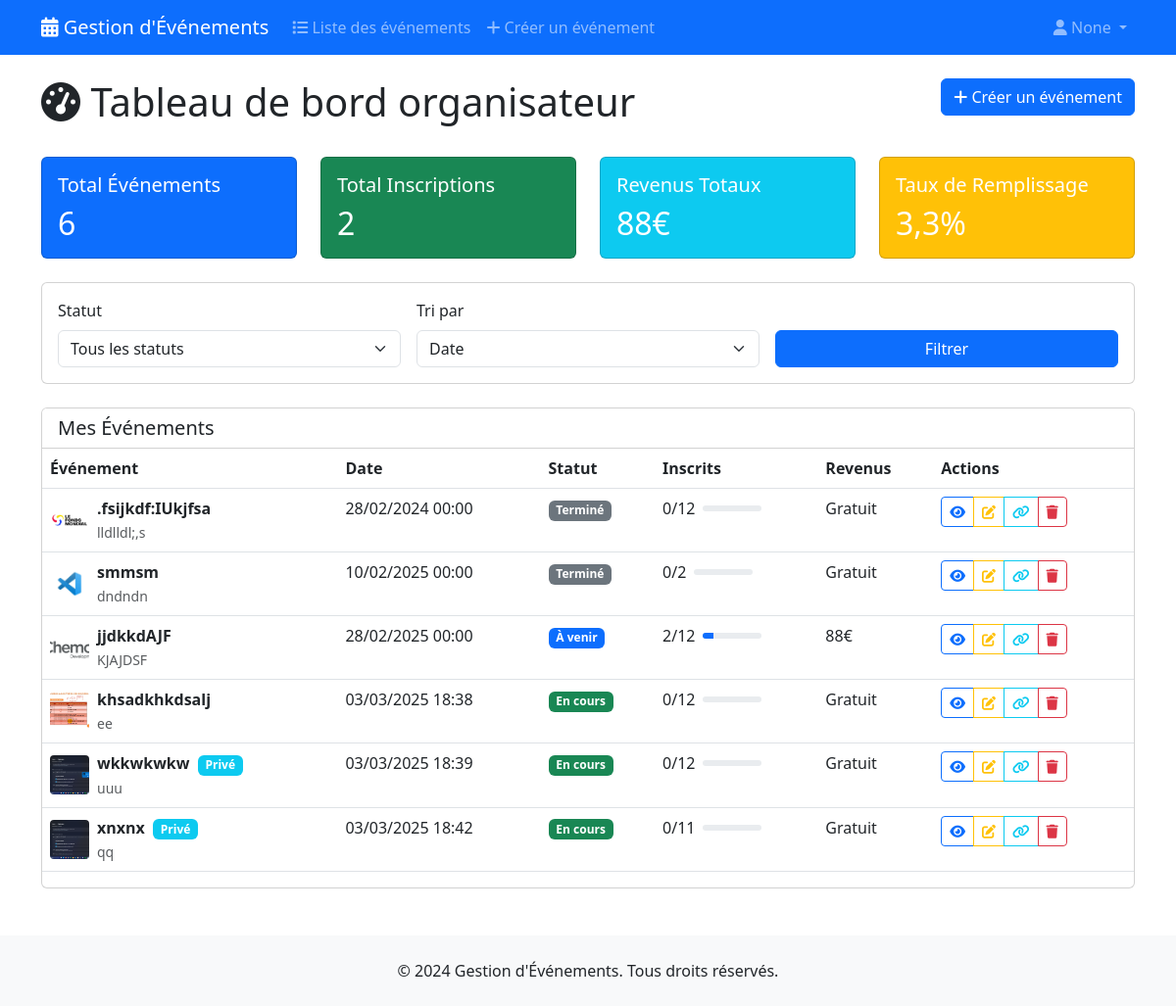
Before: /event/dashboard/ (signed in) with the older database file.
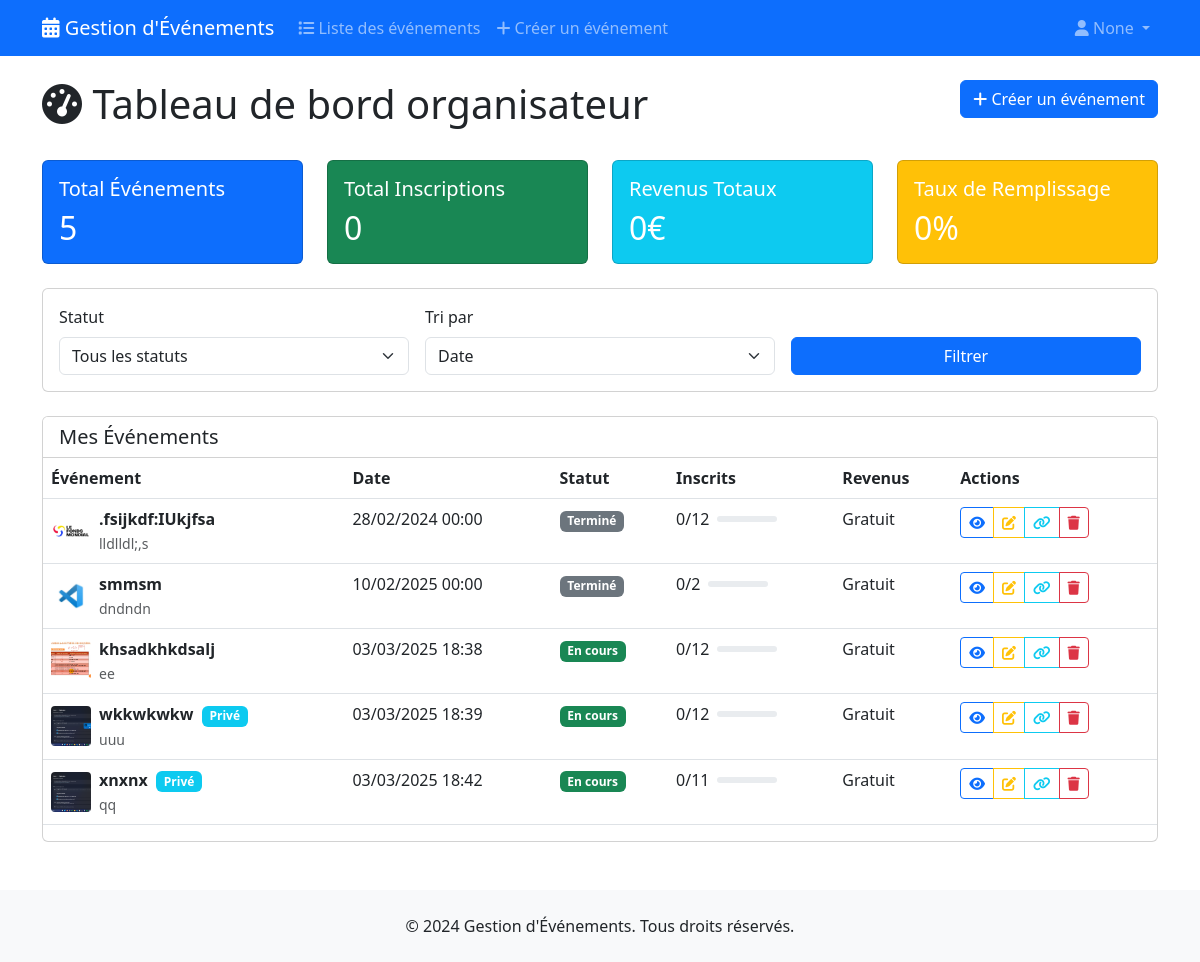
After: the same page with the newer database file.
### event/models.py (models this page shows, shortened)
class Event(models.Model):
    title = models.CharField(max_length=255)
    description = models.TextField()
    image = models.ImageField(upload_to='event_images/', blank=True, null=True)
    location = models.CharField(max_length=255)
    start_date = models.DateTimeField()
    end_date = models.DateTimeField()
    capacity = models.PositiveIntegerField()
    price = models.DecimalField(max_digits=10, decimal_places=2, blank=True, null=True)
    organizer = models.ForeignKey(User, on_delete=models.CASCADE, related_name='events')
    is_public = models.BooleanField(default=True)
    category = models.ForeignKey('Category', on_delete=models.SET_NULL, null=True, related_name='events', blank=True)
    private_key = models.UUIDField(default=uuid.uuid4, editable=False, unique=True)
    def is_expired(self):
        return timezone.now() > self.end_date

### event/views.py (the view)
# urls.py: path('dashboard/', views.OrganizerDashboardView.as_view(), name='organizer_dashboard'),
class OrganizerDashboardView(LoginRequiredMixin, UserPassesTestMixin, TemplateView):
    template_name = 'event/organizer_dashboard.html'
    def test_func(self):
        return self.request.user.is_organisateur
    def get_context_data(self, **kwargs):
        context = super().get_context_data(**kwargs)
        user = self.request.user
        status = self.request.GET.get('status', '')
        sort = self.request.GET.get('sort', 'date')
        events = Event.objects.filter(organizer=user).annotate(
            total_tickets=Count('ticket'),
            total_revenue=Sum('ticket__event__price', filter=Q(ticket__is_paid=True))
        )
        now = timezone.now()
        if status == 'upcoming':
            events = events.filter(start_date__gt=now)
        elif status == 'ongoing':
            events = events.filter(start_date__lte=now, end_date__gte=now)
        elif status == 'past':
            events = events.filter(end_date__lt=now)
        if sort == 'date':
            events = events.order_by('start_date')
        elif sort == 'participants':
            events = events.order_by('-total_tickets')
        elif sort == 'revenue':
            events = events.order_by('-total_revenue')
        paginator = Paginator(events, 10)
        page = self.request.GET.get('page')
        events_page = paginator.get_page(page)
        total_events = events.count()
        total_registrations = events.aggregate(total=Sum('total_tickets'))['total'] or 0
        total_revenue = events.aggregate(total=Sum('total_revenue'))['total'] or 0
        total_capacity = events.aggregate(total=Sum('capacity'))['total'] or 1  # Éviter division par zéro
        occupancy_rate = round((total_registrations / total_capacity) * 100, 1)
        context.update({
            'events': events_page,
            'total_events': total_events,
            'total_registrations': total_registrations,
            'total_revenue': total_revenue,
            'occupancy_rate': occupancy_rate,
            'status': status,
            'sort': sort,
            'now': now,
        })
        return context

### users/models.py (called while the page is built)
    @property
    def is_organisateur(self):
        return self.role == 'organisateur'

### event/templates/event/organizer_dashboard.html (shortened to what the changed rows need)
{% extends 'base.html' %}
{% block content %}
<div class="container mt-4">
    <div class="row mb-4">
        <div class="col-md-8">
            <h1><i class="fas fa-tachometer-alt"></i> Tableau de bord organisateur</h1>
        </div>
    </div>
    <div class="row mb-4">
        <div class="col-md-3">
            <div class="card bg-primary text-white">
                <div class="card-body">
                    <h5 class="card-title">Total Événements</h5>
                    <h2 class="mb-0">{{ total_events }}</h2>
                </div>
            </div>
        </div>
        <div class="col-md-3">
            <div class="card bg-success text-white">
                <div class="card-body">
                    <h5 class="card-title">Total Inscriptions</h5>
                    <h2 class="mb-0">{{ total_registrations }}</h2>
                </div>
            </div>
        </div>
        <div class="col-md-3">
            <div class="card bg-info text-white">
                <div class="card-body">
                    <h5 class="card-title">Revenus Totaux</h5>
                    <h2 class="mb-0">{{ total_revenue|default:0 }}€</h2>
                </div>
            </div>
        </div>
        <div class="col-md-3">
            <div class="card bg-warning text-white">
                <div class="card-body">
                    <h5 class="card-title">Taux de Remplissage</h5>
                    <h2 class="mb-0">{{ occupancy_rate|default:0 }}%</h2>
                </div>
            </div>
        </div>
    </div>
    <div class="card">
        <div class="table-responsive">
            <table class="table table-hover">
                <thead>
                    <tr>
                        <th>Événement</th>
                        <th>Date</th>
                        <th>Statut</th>
                        <th>Inscrits</th>
                        <th>Revenus</th>
                        <th>Actions</th>
                    </tr>
                </thead>
                <tbody>
                    {% for event in events %}
                    <tr>
                        <td>
                            <div class="d-flex align-items-center">
                                {% if event.image %}
                                <img src="{{ event.image.url }}" alt="{{ event.title }}" class="me-2" style="width: 40px; height: 40px; object-fit: cover; border-radius: 4px;">
                                {% endif %}
                                <div>
                                    <strong>{{ event.title }}</strong>
                                    {% if not event.is_public %}
                                    <span class="badge bg-info ms-1">Privé</span>
                                    {% endif %}
                                    <br>
                                    <small class="text-muted">{{ event.location }}</small>
                                </div>
                            </div>
                        </td>
                        <td>
                            {{ event.start_date|date:"d/m/Y H:i" }}
                        </td>
                        <td>
                            {% if event.is_expired %}
                            <span class="badge bg-secondary">Terminé</span>
                            {% elif event.start_date|date:'Y-m-d' == now|date:'Y-m-d' %}
                            <span class="badge bg-success">En cours</span>
                            {% else %}
                            <span class="badge bg-primary">À venir</span>
                            {% endif %}
                        </td>
                        <td>
                            <div class="d-flex align-items-center">
                                {{ event.total_tickets }}/{{ event.capacity }}
                                <div class="progress ms-2" style="width: 60px; height: 6px;">
                                    <div class="progress-bar" role="progressbar"
                                         style="width: {% widthratio event.total_tickets event.capacity 100 %}%"></div>
                                </div>
                            </div>
                        </td>
                        <td>
                            {% if event.total_revenue %}
                            {{ event.total_revenue }}€
                            {% else %}
                            Gratuit
                            {% endif %}
                        </td>
                        <td>
                            <div class="btn-group">
                                <a href="{% url 'event_detail' private_key=event.private_key %}"
                                   class="btn btn-sm btn-outline-primary"
                                   title="Voir les détails">
                                    <i class="fas fa-eye"></i>
                                </a>
                                <a href="{% url 'update_event' id=event.id %}"
                                   class="btn btn-sm btn-outline-warning"
                                   title="Modifier">
                                    <i class="fas fa-edit"></i>
                                </a>
                                <button type="button"
                                        class="btn btn-sm btn-outline-info"
                                        title="Copier le lien"
                                        onclick="copyEventLink('{{ request.build_absolute_uri }}{% url 'event_detail' private_key=event.private_key %}')">
                                    <i class="fas fa-link"></i>
                                </button>
                                <a href="{% url 'delete_event' id=event.id %}"
                                   class="btn btn-sm btn-outline-danger"
                                   title="Supprimer"
                                   onclick="return confirm('Êtes-vous sûr de vouloir supprimer cet événement ?')">
                                    <i class="fas fa-trash"></i>
                                </a>
                            </div>
                        </td>
                    </tr>
                    {% endfor %}
                </tbody>
            </table>
        </div>
    </div>
</div>
{% endblock %}

Changed rows visible on the page:
removed Event: image (picture), title "jjdkkdAJF", location "KJAJDSF", start_date "28/02/2025 00:00", shows "À venir", total_tickets "2", capacity "12", total_revenue "88"
Other visible differences:
{{ total_events }}: "6" → "5"
{{ total_registrations }}: "2" → "0"
{{ total_revenue|default:0 }}: "88" → "0"
{{ occupancy_rate|default:0 }}: "3,3" → "0"
